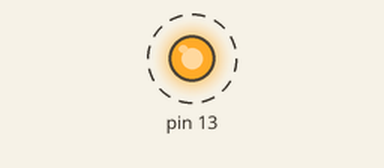
Recording of a sketch running on a simulated Arduino Uno, built with avr-gcc and run on an emulated ATmega328P. On the bench: output pins drawn as LEDs (lit = HIGH). Dashed ring = blinking.

Above: at 0.2 s.
Timing chart, 0 to 3.0 s (numbered marks = the images above):
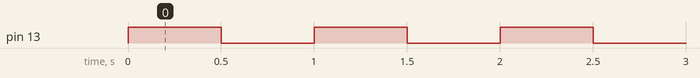

The sketch:

Carrier_for_transportation_sketch.ino
```cpp
// Mokxi.
// This circuit has no board, so Run simulates the parts only.
// Add a board and pick a program in its Firmware panel: the editor then shows
// that program's source, and Run builds what you type here for that board.

void setup() {
  pinMode(13, OUTPUT);
  Serial.begin(115200);
}

void loop() {
  digitalWrite(13, HIGH);
  delay(500);
  digitalWrite(13, LOW);
  delay(500);
}
```

Measured:
- by itself, pin 13: alternates HIGH for 0.50 s and LOW for 0.50 s
